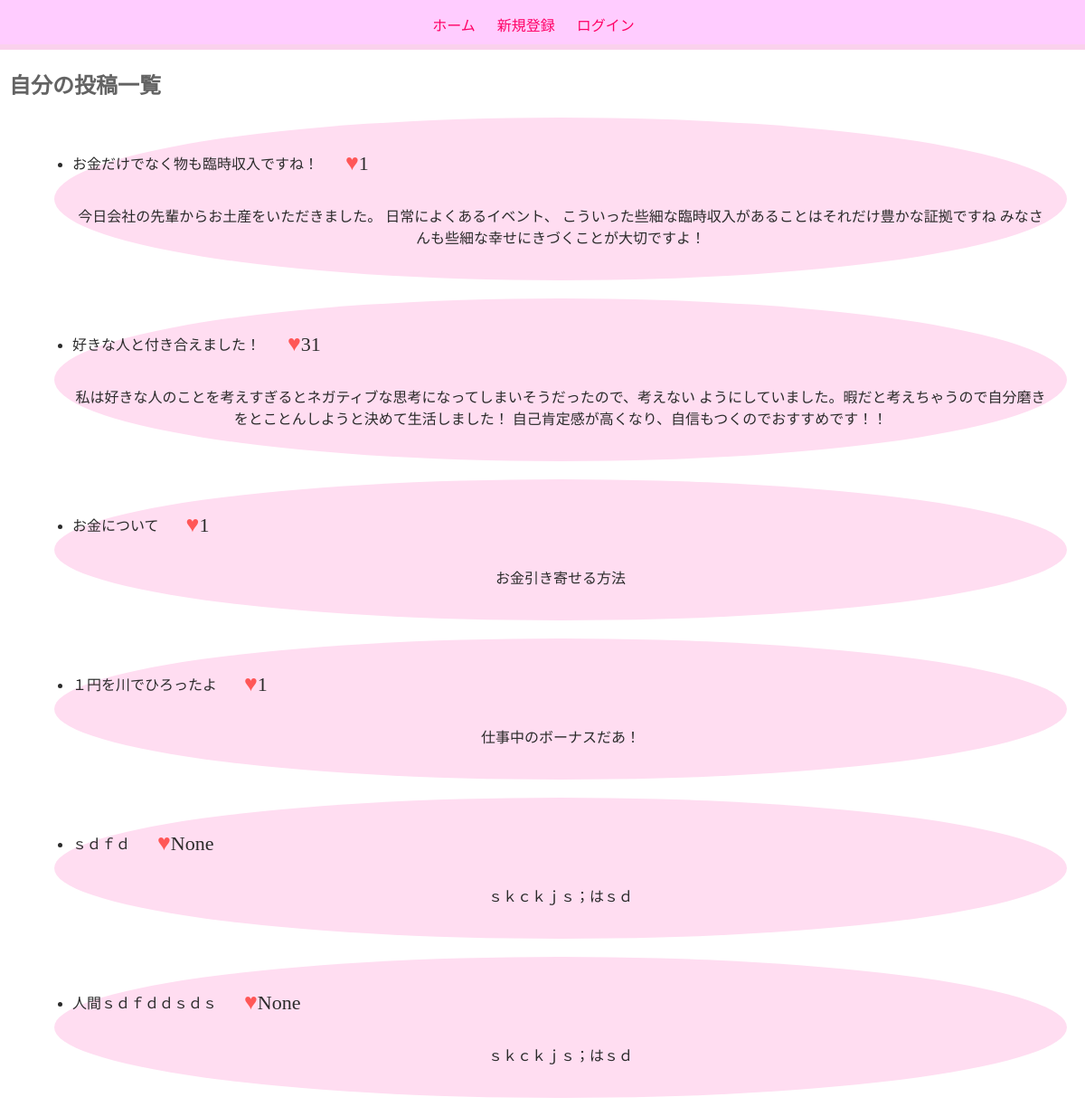
The page /post_list on the database as committed earlier.
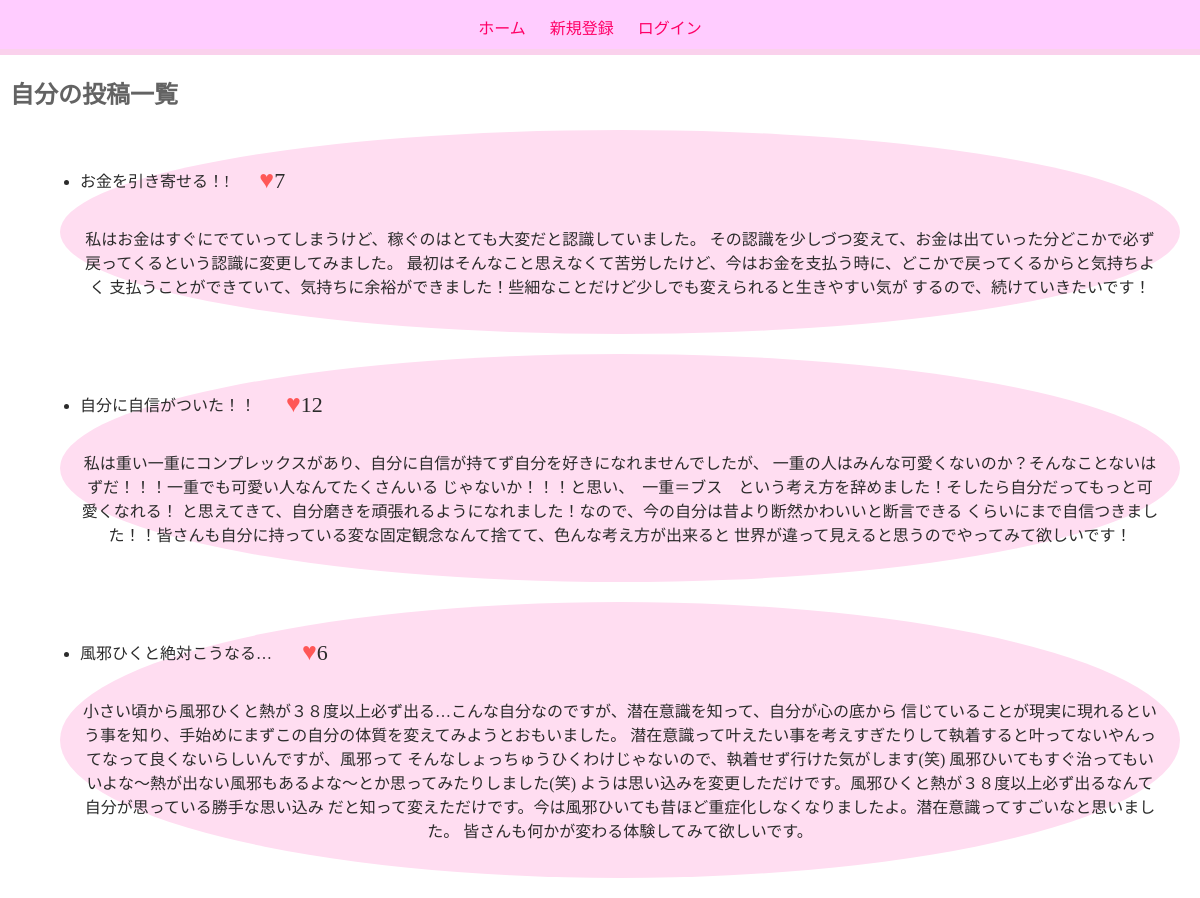
The same page on the database as committed later.
### mind_ch_db/models.py (models this page shows)
class PostInfo(models.Model):
    genre_id = models.ForeignKey(
        'genre', on_delete=models.SET_NULL,null=True)
    post_title = models.CharField(max_length=50)
    post_content = models.TextField(max_length=1000)
    reaction_count = models.IntegerField(null=True, blank=True)
    create_at = models.DateTimeField(default=timezone.datetime.now)
    update_at = models.DateTimeField(default=timezone.datetime.now)

### mind_ch_db/views.py (the view)
# urls.py: path('post_list', views.post_list, name='post_list'),
def post_list(request):
    posts = PostInfo.objects.all()
    return render(request, 'post_list.html', {'posts': posts})

### mind_ch_db/templates/post_list.html (shortened to what this page needs)
<!DOCTYPE html>
{% extends "base.html" %}
{% block content %}
<html lang="en">
<head>
</head>
<body>
    <h2>自分の投稿一覧</h2>
    <ul>
        {% for post in posts %}
        <div class="post_list">
            <a href="{% url 'posts_edit' post.id %}">
                <div class="post_list_title">
                    <li>{{ post.post_title }}</li>
                    <p><span class="red">♥</span><span class="good_count">{{ post.reaction_count }}</span></p>
                </div>
                <p>{{ post.post_content }}</p>
            </a>
        </div>
        {% empty %}
            <li>No posts available.</li>
        {% endfor %}
    </ul>
</body>
</html>
{% endblock %}

### mind_ch_db/templates/base.html (shortened to what this page needs)
{% load static %}
<!DOCTYPE html>
<html lang="en">
<head>
    <link rel="stylesheet" href="{% static 'css/style.css' %}">
</head>
<header>
    <nav>
        <a href="{% url 'index' %}">ホーム</a>
    {% if user.is_authenticated %}
        <a href="{% url 'profile' %}">プロフィール</a>
        <a href="{% url 'create_post' %}">投稿する</a>
        <a href="{% url 'user_logout' %}">ログアウト</a>
    {% else %}
        <a href="{% url 'register' %}">新規登録</a>
        <a href="{% url 'login' %}">ログイン</a>
    {% endif %}
    </nav>
</header>
<body>
    {% block content %}
    {% endblock %}
</body>
</html>

### static/css/style.css (style rules this page uses)
h2 { color: #636363; margin-left: 10px; font-family: sans-serif; }
header { width: auto; height: 55px; background-color: rgb(250, 209, 236); }
nav { background-color: #ffccff; padding: 10px 20px; }
nav a { color: #ff0066; text-decoration: none; margin-right: 20px; transition: color 0.3s; font-family: 'Nunito', cursive; }
nav { padding-top: 15px; text-align: center; }
body { margin: 0; }
p { text-align: center; }
.post_list { margin: 20px; padding: 20px; background-color: #ffddf1; border-radius: 50%; text-decoration: none !important; }
.post_list a { text-decoration: none; color: #2b2b2b; }
.post_list_title { display: flex; align-items: center; }
.post_list_title li { margin-right: 30px; }
.red { color: #ff5757; font-size: 25px; }
.good_count { font-size: 22px; }

Rows that differ between the two databases and show on the page:
removed PostInfo: post_title "お金だけでなく物も臨時収入ですね！", reaction_count "1", post_content "今日会社の先輩からお土産をいただきました。 日常によくあるイベント、 こういった些細な臨時収入があることはそれだけ豊かな証拠ですね みなさんも些細な幸せにきづくことが大切ですよ！"
removed PostInfo: post_title "好きな人と付き合えました！", reaction_count "31", post_content "私は好きな人のことを考えすぎるとネガティブな思考になってしまいそうだったので、考えない ようにしていました。暇だと考えちゃうので自分磨きをとことんしようと決めて生活しました！ 自己肯定感が高くなり、自信もつくのでおすすめです！！"
removed PostInfo: post_title "お金について", reaction_count "1", post_content "お金引き寄せる方法"
removed PostInfo: post_title "１円を川でひろったよ", reaction_count "1", post_content "仕事中のボーナスだあ！"
removed PostInfo: post_title "ｓｄｆｄ", reaction_count "None", post_content "ｓｋｃｋｊｓ；はｓｄ"
removed PostInfo: post_title "人間ｓｄｆｄｄｓｄｓ", reaction_count "None", post_content "ｓｋｃｋｊｓ；はｓｄ"
added PostInfo: post_title "お金を引き寄せる！!", reaction_count "7", post_content "私はお金はすぐにでていってしまうけど、稼ぐのはとても大変だと認識していました。 その認識を少しづつ変えて、お金は出ていった分どこかで必ず戻ってくるという認識に変更してみました。 最初はそんなこと思えなくて苦労したけど、今はお金を支払う時に、どこかで戻ってくるからと気持ちよく 支払うことができていて、気持ちに余裕ができました！些細なことだけど少しでも変えられると生きやすい気が するので、続けていきたいです！"
added PostInfo: post_title "自分に自信がついた！！", reaction_count "12", post_content "私は重い一重にコンプレックスがあり、自分に自信が持てず自分を好きになれませんでしたが、 一重の人はみんな可愛くないのか？そんなことないはずだ！！！一重でも可愛い人なんてたくさんいる じゃないか！！！と思い、 一重＝ブス という考え方を辞めました！そしたら自分だってもっと可愛くなれる！ と思えてきて、自分磨きを頑張れるようになれました！なので、今の自分は昔より断然かわいいと断言できる くらいにまで自信つきました！！皆さんも自分に持っている変な固定観念なんて捨てて、色んな考え方が出来ると 世界が違って見えると思うのでやってみて欲しいです！"
added PostInfo: post_title "風邪ひくと絶対こうなる…", reaction_count "6", post_content "小さい頃から風邪ひくと熱が３８度以上必ず出る…こんな自分なのですが、潜在意識を知って、自分が心の底から 信じていることが現実に現れるという事を知り、手始めにまずこの自分の体質を変えてみようとおもいました。 潜在意識って叶えたい事を考えすぎたりして執着すると叶ってないやんってなって良くないらしいんですが、風邪って そんなしょっちゅうひくわけじゃないので、執着せず行けた気がします(笑) 風邪ひいてもすぐ治ってもいいよな～熱が出ない風邪もあるよな～とか思ってみたりしました(笑) ようは思い込みを変更しただけです。風邪ひくと熱が３８度以上必ず出るなんて自分が思っている勝手な思い込み だと知って変えただけです。今は風邪ひいても昔ほど重症化しなくなりましたよ。潜在意識ってすごいなと思いました。 皆さんも何かが変わる体験してみて欲しいです。"
